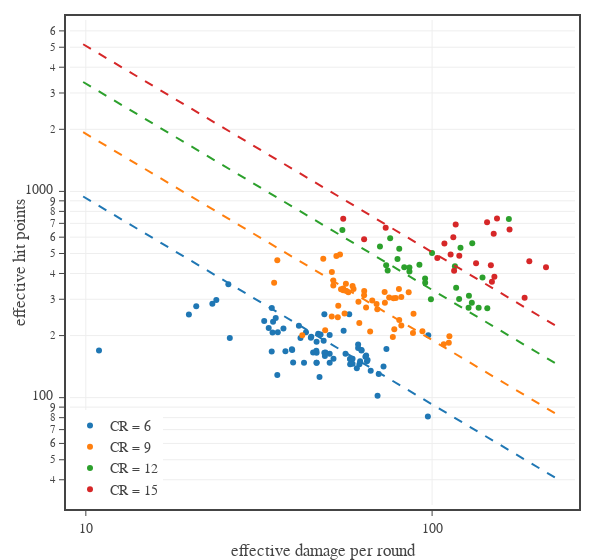

The notebook cell saved with this chart:
### Code cell
# eDPR vs eHP
CRs = [6,9,12,15]
cats = ['generic','legendary','unique']
colors = ['#1f77b4', '#ff7f0e', '#2ca02c', '#d62728', '#9467bd', 
          '#8c564b', '#e377c2', '#7f7f7f', '#bcbd22', '#17becf']
colors = colors[0:len(CRs)]

mask = df0['CR'].isin(CRs) & df0['Category'].isin(cats)
xMin = np.min(df0.loc[mask, 'eDPR'])
xMax = np.max(df0.loc[mask, 'eDPR'])
yMin = np.min(df0.loc[mask, 'eHP'])
yMax = np.max(df0.loc[mask, 'eHP'])

# create figure
fig = go.Figure(
    layout=go.Layout(
        template=TFB_TEMPLATE,
        width=600,
        margin=dict(l=70, r=25, b=55, t=20, pad=4),
        xaxis=dict(
            title_text='effective damage per round',
            type='log',
            #range=np.log10([0.95*xMin,1.05*xMax]), 
            #tick0=1, dtick=0.1,
            #minor=dict(tick0=0, dtick=0.1),
        ),
        yaxis=dict(
            title_text='effective hit points',
            type='log',
            #range=np.log10([0.95*yMin,1.05*yMax]), 
            #tick0=0, dtick=1,
            #minor=dict(tick0=0, dtick=0.1),
        ),
        legend=dict(
            xanchor='left', yanchor='bottom',
            x=0.00, y=0.00,
            orientation='v',
            tracegroupgap=0,
        )
    )
)


for cr, c in zip(CRs, colors):
    df1 = df0[df0['CR'].isin([cr]) & df0['Category'].isin(cats)]
    fig.add_trace(go.Scatter(
        x=df1['eDPR'], y=df1['eHP'],
        mode='markers', 
        name=f'CR = {cr:.0f}',
        legendgroup=f'CR = {cr:.0f}',
        marker_color=c,
        hovertemplate=f'<b>CR {cr:.0f}</b><br>' + 'eDPR %{x:,.0f}<br>' + 'eHP %{y:,.0f}<br>' + '<extra></extra>',
    ))

x = np.linspace(0.9*xMin, 1.1*xMax, 50, endpoint=True)
XP = dfD['XP'].values
for cr, c in zip(CRs, colors):
    fig.add_trace(go.Scatter(
        x=x, y=4*dfD.loc[cr]['eXP Mean']/x,
        mode='lines', 
        line=dict(color=c, dash='dash'),
        showlegend=False,
        name=f'CR = {cr:.0f}',
        legendgroup=f'CR = {cr:.0f}',
        hoverinfo='skip',
    ))

# show figure
fig.show(config=TFB_CONFIG)
